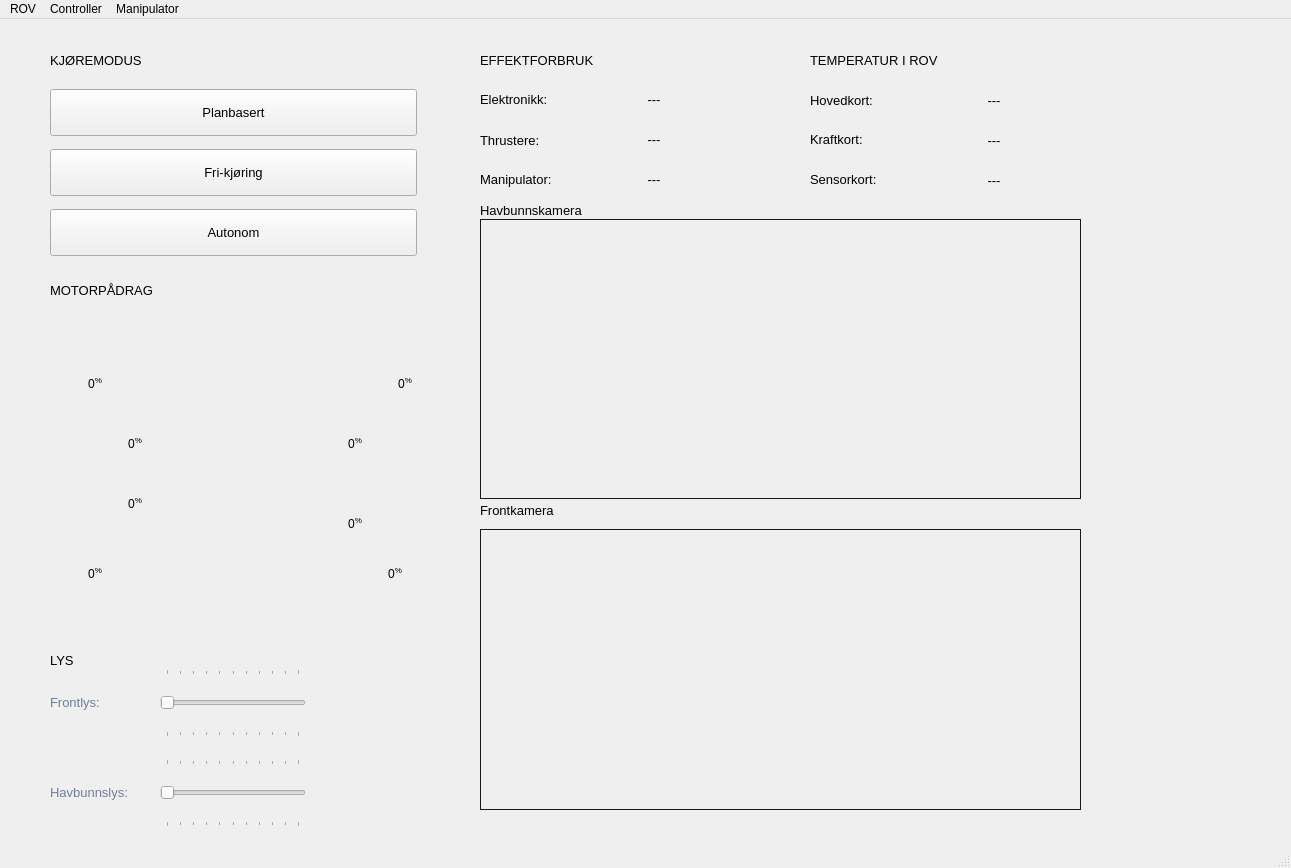
<?xml version="1.0" encoding="UTF-8"?>
<ui version="4.0">
 <class>MainWindow</class>
 <widget class="QMainWindow" name="MainWindow">
  <property name="geometry">
   <rect>
    <x>0</x>
    <y>0</y>
    <width>1291</width>
    <height>868</height>
   </rect>
  </property>
  <property name="windowTitle">
   <string>MainWindow</string>
  </property>
  <widget class="QWidget" name="centralwidget">
   <widget class="QLabel" name="label_3">
    <property name="geometry">
     <rect>
      <x>230</x>
      <y>650</y>
      <width>101</width>
      <height>21</height>
     </rect>
    </property>
    <property name="text">
     <string/>
    </property>
   </widget>
   <widget class="QPushButton" name="btn_manuell">
    <property name="geometry">
     <rect>
      <x>50</x>
      <y>70</y>
      <width>367</width>
      <height>47</height>
     </rect>
    </property>
    <property name="sizePolicy">
     <sizepolicy hsizetype="Preferred" vsizetype="Preferred">
      <horstretch>0</horstretch>
      <verstretch>0</verstretch>
     </sizepolicy>
    </property>
    <property name="minimumSize">
     <size>
      <width>0</width>
      <height>0</height>
     </size>
    </property>
    <property name="maximumSize">
     <size>
      <width>16777215</width>
      <height>16777215</height>
     </size>
    </property>
    <property name="font">
     <font>
      <pointsize>10</pointsize>
      <weight>50</weight>
      <italic>false</italic>
      <bold>false</bold>
     </font>
    </property>
    <property name="cursor">
     <cursorShape>PointingHandCursor</cursorShape>
    </property>
    <property name="text">
     <string>Planbasert</string>
    </property>
    <property name="checkable">
     <bool>false</bool>
    </property>
    <property name="checked">
     <bool>false</bool>
    </property>
    <property name="autoRepeat">
     <bool>false</bool>
    </property>
   </widget>
   <widget class="QPushButton" name="btn_manuell_2">
    <property name="geometry">
     <rect>
      <x>50</x>
      <y>130</y>
      <width>367</width>
      <height>47</height>
     </rect>
    </property>
    <property name="sizePolicy">
     <sizepolicy hsizetype="Preferred" vsizetype="Preferred">
      <horstretch>0</horstretch>
      <verstretch>0</verstretch>
     </sizepolicy>
    </property>
    <property name="minimumSize">
     <size>
      <width>0</width>
      <height>0</height>
     </size>
    </property>
    <property name="maximumSize">
     <size>
      <width>16777215</width>
      <height>16777215</height>
     </size>
    </property>
    <property name="font">
     <font>
      <pointsize>10</pointsize>
      <weight>50</weight>
      <italic>false</italic>
      <bold>false</bold>
     </font>
    </property>
    <property name="cursor">
     <cursorShape>PointingHandCursor</cursorShape>
    </property>
    <property name="text">
     <string>Fri-kjøring</string>
    </property>
    <property name="checkable">
     <bool>false</bool>
    </property>
    <property name="checked">
     <bool>false</bool>
    </property>
    <property name="autoRepeat">
     <bool>false</bool>
    </property>
   </widget>
   <widget class="QPushButton" name="btn_manuell_3">
    <property name="geometry">
     <rect>
      <x>50</x>
      <y>190</y>
      <width>367</width>
      <height>47</height>
     </rect>
    </property>
    <property name="sizePolicy">
     <sizepolicy hsizetype="Preferred" vsizetype="Preferred">
      <horstretch>0</horstretch>
      <verstretch>0</verstretch>
     </sizepolicy>
    </property>
    <property name="minimumSize">
     <size>
      <width>0</width>
      <height>0</height>
     </size>
    </property>
    <property name="maximumSize">
     <size>
      <width>16777215</width>
      <height>16777215</height>
     </size>
    </property>
    <property name="font">
     <font>
      <pointsize>10</pointsize>
      <weight>50</weight>
      <italic>false</italic>
      <bold>false</bold>
     </font>
    </property>
    <property name="cursor">
     <cursorShape>PointingHandCursor</cursorShape>
    </property>
    <property name="text">
     <string>Autonom</string>
    </property>
    <property name="checkable">
     <bool>false</bool>
    </property>
    <property name="checked">
     <bool>false</bool>
    </property>
    <property name="autoRepeat">
     <bool>false</bool>
    </property>
   </widget>
   <widget class="QLabel" name="img_manipulator_2">
    <property name="geometry">
     <rect>
      <x>110</x>
      <y>280</y>
      <width>280</width>
      <height>330</height>
     </rect>
    </property>
    <property name="sizePolicy">
     <sizepolicy hsizetype="Preferred" vsizetype="Preferred">
      <horstretch>0</horstretch>
      <verstretch>0</verstretch>
     </sizepolicy>
    </property>
    <property name="minimumSize">
     <size>
      <width>0</width>
      <height>0</height>
     </size>
    </property>
    <property name="maximumSize">
     <size>
      <width>16777215</width>
      <height>16777215</height>
     </size>
    </property>
    <property name="sizeIncrement">
     <size>
      <width>0</width>
      <height>0</height>
     </size>
    </property>
    <property name="autoFillBackground">
     <bool>false</bool>
    </property>
    <property name="styleSheet">
     <string notr="true"/>
    </property>
    <property name="text">
     <string/>
    </property>
    <property name="pixmap">
     <pixmap resource="../../schoolrepos/uis-subsea/Subsea_QT_GUI/resources.qrc">:/images/images/motorpaadrag.png</pixmap>
    </property>
    <property name="scaledContents">
     <bool>true</bool>
    </property>
    <property name="alignment">
     <set>Qt::AlignCenter</set>
    </property>
    <property name="margin">
     <number>0</number>
    </property>
   </widget>
   <widget class="QLabel" name="label_percentage_VVF">
    <property name="geometry">
     <rect>
      <x>70</x>
      <y>350</y>
      <width>50</width>
      <height>30</height>
     </rect>
    </property>
    <property name="font">
     <font>
      <pointsize>9</pointsize>
     </font>
    </property>
    <property name="autoFillBackground">
     <bool>false</bool>
    </property>
    <property name="styleSheet">
     <string notr="true">background: transparent;</string>
    </property>
    <property name="text">
     <string>&lt;html&gt;&lt;head/&gt;&lt;body&gt;&lt;span&gt;0&lt;/span&gt;&lt;span style=&quot;vertical-align:super;&quot;&gt;%&lt;/span&gt;&lt;/body&gt;&lt;/html&gt;</string>
    </property>
    <property name="scaledContents">
     <bool>false</bool>
    </property>
    <property name="alignment">
     <set>Qt::AlignCenter</set>
    </property>
    <property name="wordWrap">
     <bool>false</bool>
    </property>
   </widget>
   <widget class="QLabel" name="label_percentage_VVF_2">
    <property name="geometry">
     <rect>
      <x>380</x>
      <y>350</y>
      <width>50</width>
      <height>30</height>
     </rect>
    </property>
    <property name="font">
     <font>
      <pointsize>9</pointsize>
     </font>
    </property>
    <property name="autoFillBackground">
     <bool>false</bool>
    </property>
    <property name="styleSheet">
     <string notr="true">background: transparent;</string>
    </property>
    <property name="text">
     <string>&lt;html&gt;&lt;head/&gt;&lt;body&gt;&lt;span&gt;0&lt;/span&gt;&lt;span style=&quot;vertical-align:super;&quot;&gt;%&lt;/span&gt;&lt;/body&gt;&lt;/html&gt;</string>
    </property>
    <property name="scaledContents">
     <bool>false</bool>
    </property>
    <property name="alignment">
     <set>Qt::AlignCenter</set>
    </property>
    <property name="wordWrap">
     <bool>false</bool>
    </property>
   </widget>
   <widget class="QLabel" name="label_percentage_VVF_3">
    <property name="geometry">
     <rect>
      <x>70</x>
      <y>540</y>
      <width>50</width>
      <height>30</height>
     </rect>
    </property>
    <property name="font">
     <font>
      <pointsize>9</pointsize>
     </font>
    </property>
    <property name="autoFillBackground">
     <bool>false</bool>
    </property>
    <property name="styleSheet">
     <string notr="true">background: transparent;</string>
    </property>
    <property name="text">
     <string>&lt;html&gt;&lt;head/&gt;&lt;body&gt;&lt;span&gt;0&lt;/span&gt;&lt;span style=&quot;vertical-align:super;&quot;&gt;%&lt;/span&gt;&lt;/body&gt;&lt;/html&gt;</string>
    </property>
    <property name="scaledContents">
     <bool>false</bool>
    </property>
    <property name="alignment">
     <set>Qt::AlignCenter</set>
    </property>
    <property name="wordWrap">
     <bool>false</bool>
    </property>
   </widget>
   <widget class="QLabel" name="label_percentage_VVF_4">
    <property name="geometry">
     <rect>
      <x>370</x>
      <y>540</y>
      <width>50</width>
      <height>30</height>
     </rect>
    </property>
    <property name="font">
     <font>
      <pointsize>9</pointsize>
     </font>
    </property>
    <property name="autoFillBackground">
     <bool>false</bool>
    </property>
    <property name="styleSheet">
     <string notr="true">background: transparent;</string>
    </property>
    <property name="text">
     <string>&lt;html&gt;&lt;head/&gt;&lt;body&gt;&lt;span&gt;0&lt;/span&gt;&lt;span style=&quot;vertical-align:super;&quot;&gt;%&lt;/span&gt;&lt;/body&gt;&lt;/html&gt;</string>
    </property>
    <property name="scaledContents">
     <bool>false</bool>
    </property>
    <property name="alignment">
     <set>Qt::AlignCenter</set>
    </property>
    <property name="wordWrap">
     <bool>false</bool>
    </property>
   </widget>
   <widget class="QLabel" name="label_percentage_VVF_5">
    <property name="geometry">
     <rect>
      <x>330</x>
      <y>410</y>
      <width>50</width>
      <height>30</height>
     </rect>
    </property>
    <property name="font">
     <font>
      <pointsize>9</pointsize>
     </font>
    </property>
    <property name="autoFillBackground">
     <bool>false</bool>
    </property>
    <property name="styleSheet">
     <string notr="true">background: transparent;</string>
    </property>
    <property name="text">
     <string>&lt;html&gt;&lt;head/&gt;&lt;body&gt;&lt;span&gt;0&lt;/span&gt;&lt;span style=&quot;vertical-align:super;&quot;&gt;%&lt;/span&gt;&lt;/body&gt;&lt;/html&gt;</string>
    </property>
    <property name="scaledContents">
     <bool>false</bool>
    </property>
    <property name="alignment">
     <set>Qt::AlignCenter</set>
    </property>
    <property name="wordWrap">
     <bool>false</bool>
    </property>
   </widget>
   <widget class="QLabel" name="label_percentage_VVF_6">
    <property name="geometry">
     <rect>
      <x>330</x>
      <y>490</y>
      <width>50</width>
      <height>30</height>
     </rect>
    </property>
    <property name="font">
     <font>
      <pointsize>9</pointsize>
     </font>
    </property>
    <property name="autoFillBackground">
     <bool>false</bool>
    </property>
    <property name="styleSheet">
     <string notr="true">background: transparent;</string>
    </property>
    <property name="text">
     <string>&lt;html&gt;&lt;head/&gt;&lt;body&gt;&lt;span&gt;0&lt;/span&gt;&lt;span style=&quot;vertical-align:super;&quot;&gt;%&lt;/span&gt;&lt;/body&gt;&lt;/html&gt;</string>
    </property>
    <property name="scaledContents">
     <bool>false</bool>
    </property>
    <property name="alignment">
     <set>Qt::AlignCenter</set>
    </property>
    <property name="wordWrap">
     <bool>false</bool>
    </property>
   </widget>
   <widget class="QLabel" name="label_percentage_VVF_7">
    <property name="geometry">
     <rect>
      <x>110</x>
      <y>410</y>
      <width>50</width>
      <height>30</height>
     </rect>
    </property>
    <property name="font">
     <font>
      <pointsize>9</pointsize>
     </font>
    </property>
    <property name="autoFillBackground">
     <bool>false</bool>
    </property>
    <property name="styleSheet">
     <string notr="true">background: transparent;</string>
    </property>
    <property name="text">
     <string>&lt;html&gt;&lt;head/&gt;&lt;body&gt;&lt;span&gt;0&lt;/span&gt;&lt;span style=&quot;vertical-align:super;&quot;&gt;%&lt;/span&gt;&lt;/body&gt;&lt;/html&gt;</string>
    </property>
    <property name="scaledContents">
     <bool>false</bool>
    </property>
    <property name="alignment">
     <set>Qt::AlignCenter</set>
    </property>
    <property name="wordWrap">
     <bool>false</bool>
    </property>
   </widget>
   <widget class="QLabel" name="label_percentage_VVF_8">
    <property name="geometry">
     <rect>
      <x>110</x>
      <y>470</y>
      <width>50</width>
      <height>30</height>
     </rect>
    </property>
    <property name="font">
     <font>
      <pointsize>9</pointsize>
     </font>
    </property>
    <property name="autoFillBackground">
     <bool>false</bool>
    </property>
    <property name="styleSheet">
     <string notr="true">background: transparent;</string>
    </property>
    <property name="text">
     <string>&lt;html&gt;&lt;head/&gt;&lt;body&gt;&lt;span&gt;0&lt;/span&gt;&lt;span style=&quot;vertical-align:super;&quot;&gt;%&lt;/span&gt;&lt;/body&gt;&lt;/html&gt;</string>
    </property>
    <property name="scaledContents">
     <bool>false</bool>
    </property>
    <property name="alignment">
     <set>Qt::AlignCenter</set>
    </property>
    <property name="wordWrap">
     <bool>false</bool>
    </property>
   </widget>
   <widget class="QLabel" name="title_kjoremodus">
    <property name="geometry">
     <rect>
      <x>50</x>
      <y>30</y>
      <width>367</width>
      <height>23</height>
     </rect>
    </property>
    <property name="minimumSize">
     <size>
      <width>0</width>
      <height>0</height>
     </size>
    </property>
    <property name="maximumSize">
     <size>
      <width>16777215</width>
      <height>16777215</height>
     </size>
    </property>
    <property name="font">
     <font>
      <pointsize>10</pointsize>
      <weight>50</weight>
      <italic>false</italic>
      <bold>false</bold>
     </font>
    </property>
    <property name="styleSheet">
     <string notr="true"/>
    </property>
    <property name="text">
     <string>KJØREMODUS</string>
    </property>
   </widget>
   <widget class="QLabel" name="title_motor">
    <property name="geometry">
     <rect>
      <x>50</x>
      <y>260</y>
      <width>378</width>
      <height>23</height>
     </rect>
    </property>
    <property name="font">
     <font>
      <pointsize>10</pointsize>
      <weight>50</weight>
      <italic>false</italic>
      <bold>false</bold>
     </font>
    </property>
    <property name="text">
     <string>MOTORPÅDRAG</string>
    </property>
   </widget>
   <widget class="QLabel" name="title_temp_ROV">
    <property name="geometry">
     <rect>
      <x>810</x>
      <y>30</y>
      <width>171</width>
      <height>23</height>
     </rect>
    </property>
    <property name="maximumSize">
     <size>
      <width>16777215</width>
      <height>16777215</height>
     </size>
    </property>
    <property name="font">
     <font>
      <pointsize>10</pointsize>
      <weight>50</weight>
      <italic>false</italic>
      <bold>false</bold>
     </font>
    </property>
    <property name="text">
     <string>TEMPERATUR I ROV</string>
    </property>
    <property name="textFormat">
     <enum>Qt::PlainText</enum>
    </property>
   </widget>
   <widget class="QLabel" name="text_hovedkort">
    <property name="geometry">
     <rect>
      <x>810</x>
      <y>60</y>
      <width>90</width>
      <height>42</height>
     </rect>
    </property>
    <property name="minimumSize">
     <size>
      <width>0</width>
      <height>0</height>
     </size>
    </property>
    <property name="maximumSize">
     <size>
      <width>16777215</width>
      <height>16777215</height>
     </size>
    </property>
    <property name="font">
     <font>
      <pointsize>10</pointsize>
      <weight>50</weight>
      <italic>false</italic>
      <bold>false</bold>
     </font>
    </property>
    <property name="text">
     <string>Hovedkort:</string>
    </property>
    <property name="textFormat">
     <enum>Qt::PlainText</enum>
    </property>
    <property name="alignment">
     <set>Qt::AlignLeading|Qt::AlignLeft|Qt::AlignVCenter</set>
    </property>
    <property name="colorStyle" stdset="0">
     <string>subTitle</string>
    </property>
   </widget>
   <widget class="QLabel" name="text_kraftkort">
    <property name="geometry">
     <rect>
      <x>810</x>
      <y>100</y>
      <width>90</width>
      <height>42</height>
     </rect>
    </property>
    <property name="minimumSize">
     <size>
      <width>0</width>
      <height>0</height>
     </size>
    </property>
    <property name="font">
     <font>
      <pointsize>10</pointsize>
      <weight>50</weight>
      <italic>false</italic>
      <bold>false</bold>
     </font>
    </property>
    <property name="text">
     <string>Kraftkort:</string>
    </property>
    <property name="textFormat">
     <enum>Qt::RichText</enum>
    </property>
    <property name="colorStyle" stdset="0">
     <string>subTitle</string>
    </property>
   </widget>
   <widget class="QLabel" name="text_sensorkort">
    <property name="geometry">
     <rect>
      <x>810</x>
      <y>140</y>
      <width>90</width>
      <height>41</height>
     </rect>
    </property>
    <property name="minimumSize">
     <size>
      <width>0</width>
      <height>0</height>
     </size>
    </property>
    <property name="font">
     <font>
      <pointsize>10</pointsize>
      <weight>50</weight>
      <italic>false</italic>
      <bold>false</bold>
     </font>
    </property>
    <property name="text">
     <string>Sensorkort:</string>
    </property>
    <property name="textFormat">
     <enum>Qt::RichText</enum>
    </property>
    <property name="colorStyle" stdset="0">
     <string>subTitle</string>
    </property>
   </widget>
   <widget class="QLabel" name="label_temp_ROV_hovedkort">
    <property name="geometry">
     <rect>
      <x>950</x>
      <y>60</y>
      <width>88</width>
      <height>42</height>
     </rect>
    </property>
    <property name="minimumSize">
     <size>
      <width>0</width>
      <height>0</height>
     </size>
    </property>
    <property name="maximumSize">
     <size>
      <width>16777215</width>
      <height>16777215</height>
     </size>
    </property>
    <property name="font">
     <font>
      <pointsize>10</pointsize>
      <weight>50</weight>
      <italic>false</italic>
      <bold>false</bold>
     </font>
    </property>
    <property name="frameShape">
     <enum>QFrame::NoFrame</enum>
    </property>
    <property name="lineWidth">
     <number>0</number>
    </property>
    <property name="midLineWidth">
     <number>0</number>
    </property>
    <property name="text">
     <string>---</string>
    </property>
    <property name="alignment">
     <set>Qt::AlignCenter</set>
    </property>
    <property name="margin">
     <number>0</number>
    </property>
    <property name="labelStyle" stdset="0">
     <string>blackBg</string>
    </property>
    <property name="labelStyle2" stdset="0">
     <string>whiteBg</string>
    </property>
   </widget>
   <widget class="QLabel" name="label_temp_ROV_hovedkort_2">
    <property name="geometry">
     <rect>
      <x>950</x>
      <y>100</y>
      <width>88</width>
      <height>42</height>
     </rect>
    </property>
    <property name="minimumSize">
     <size>
      <width>0</width>
      <height>0</height>
     </size>
    </property>
    <property name="maximumSize">
     <size>
      <width>16777215</width>
      <height>16777215</height>
     </size>
    </property>
    <property name="font">
     <font>
      <pointsize>10</pointsize>
      <weight>50</weight>
      <italic>false</italic>
      <bold>false</bold>
     </font>
    </property>
    <property name="frameShape">
     <enum>QFrame::NoFrame</enum>
    </property>
    <property name="lineWidth">
     <number>0</number>
    </property>
    <property name="midLineWidth">
     <number>0</number>
    </property>
    <property name="text">
     <string>---</string>
    </property>
    <property name="alignment">
     <set>Qt::AlignCenter</set>
    </property>
    <property name="margin">
     <number>0</number>
    </property>
    <property name="labelStyle" stdset="0">
     <string>blackBg</string>
    </property>
    <property name="labelStyle2" stdset="0">
     <string>whiteBg</string>
    </property>
   </widget>
   <widget class="QLabel" name="label_temp_ROV_hovedkort_3">
    <property name="geometry">
     <rect>
      <x>950</x>
      <y>140</y>
      <width>88</width>
      <height>42</height>
     </rect>
    </property>
    <property name="minimumSize">
     <size>
      <width>0</width>
      <height>0</height>
     </size>
    </property>
    <property name="maximumSize">
     <size>
      <width>16777215</width>
      <height>16777215</height>
     </size>
    </property>
    <property name="font">
     <font>
      <pointsize>10</pointsize>
      <weight>50</weight>
      <italic>false</italic>
      <bold>false</bold>
     </font>
    </property>
    <property name="frameShape">
     <enum>QFrame::NoFrame</enum>
    </property>
    <property name="lineWidth">
     <number>0</number>
    </property>
    <property name="midLineWidth">
     <number>0</number>
    </property>
    <property name="text">
     <string>---</string>
    </property>
    <property name="alignment">
     <set>Qt::AlignCenter</set>
    </property>
    <property name="margin">
     <number>0</number>
    </property>
    <property name="labelStyle" stdset="0">
     <string>blackBg</string>
    </property>
    <property name="labelStyle2" stdset="0">
     <string>whiteBg</string>
    </property>
   </widget>
   <widget class="QLabel" name="lys_title">
    <property name="geometry">
     <rect>
      <x>50</x>
      <y>630</y>
      <width>130</width>
      <height>23</height>
     </rect>
    </property>
    <property name="minimumSize">
     <size>
      <width>0</width>
      <height>0</height>
     </size>
    </property>
    <property name="maximumSize">
     <size>
      <width>16777215</width>
      <height>16777215</height>
     </size>
    </property>
    <property name="font">
     <font>
      <pointsize>10</pointsize>
      <weight>50</weight>
      <italic>false</italic>
      <bold>false</bold>
     </font>
    </property>
    <property name="text">
     <string>LYS</string>
    </property>
    <property name="textFormat">
     <enum>Qt::PlainText</enum>
    </property>
   </widget>
   <widget class="QLabel" name="text_lys_forward">
    <property name="geometry">
     <rect>
      <x>50</x>
      <y>650</y>
      <width>130</width>
      <height>68</height>
     </rect>
    </property>
    <property name="minimumSize">
     <size>
      <width>0</width>
      <height>0</height>
     </size>
    </property>
    <property name="maximumSize">
     <size>
      <width>16777215</width>
      <height>16777215</height>
     </size>
    </property>
    <property name="font">
     <font>
      <pointsize>10</pointsize>
      <weight>50</weight>
      <italic>false</italic>
      <bold>false</bold>
     </font>
    </property>
    <property name="styleSheet">
     <string notr="true">color: rgb(113, 126, 149);</string>
    </property>
    <property name="text">
     <string>Frontlys:</string>
    </property>
    <property name="textFormat">
     <enum>Qt::RichText</enum>
    </property>
    <property name="colorStyle" stdset="0">
     <string>subTitle</string>
    </property>
   </widget>
   <widget class="QSlider" name="slider_lys_forward">
    <property name="geometry">
     <rect>
      <x>160</x>
      <y>650</y>
      <width>146</width>
      <height>68</height>
     </rect>
    </property>
    <property name="sizePolicy">
     <sizepolicy hsizetype="Preferred" vsizetype="Preferred">
      <horstretch>0</horstretch>
      <verstretch>0</verstretch>
     </sizepolicy>
    </property>
    <property name="minimumSize">
     <size>
      <width>0</width>
      <height>68</height>
     </size>
    </property>
    <property name="maximumSize">
     <size>
      <width>16777215</width>
      <height>68</height>
     </size>
    </property>
    <property name="font">
     <font>
      <pointsize>10</pointsize>
      <weight>50</weight>
      <italic>false</italic>
      <bold>false</bold>
     </font>
    </property>
    <property name="styleSheet">
     <string notr="true"/>
    </property>
    <property name="maximum">
     <number>100</number>
    </property>
    <property name="orientation">
     <enum>Qt::Horizontal</enum>
    </property>
    <property name="invertedAppearance">
     <bool>false</bool>
    </property>
    <property name="invertedControls">
     <bool>false</bool>
    </property>
    <property name="tickPosition">
     <enum>QSlider::TicksBothSides</enum>
    </property>
    <property name="tickInterval">
     <number>10</number>
    </property>
   </widget>
   <widget class="QLabel" name="text_lys_down">
    <property name="geometry">
     <rect>
      <x>50</x>
      <y>740</y>
      <width>130</width>
      <height>68</height>
     </rect>
    </property>
    <property name="minimumSize">
     <size>
      <width>0</width>
      <height>0</height>
     </size>
    </property>
    <property name="maximumSize">
     <size>
      <width>16777215</width>
      <height>16777215</height>
     </size>
    </property>
    <property name="font">
     <font>
      <pointsize>10</pointsize>
      <weight>50</weight>
      <italic>false</italic>
      <bold>false</bold>
     </font>
    </property>
    <property name="styleSheet">
     <string notr="true">color: rgb(113, 126, 149);</string>
    </property>
    <property name="text">
     <string>Havbunnslys:</string>
    </property>
    <property name="textFormat">
     <enum>Qt::RichText</enum>
    </property>
    <property name="colorStyle" stdset="0">
     <string>subTitle</string>
    </property>
   </widget>
   <widget class="QSlider" name="slider_lys_forward_2">
    <property name="geometry">
     <rect>
      <x>160</x>
      <y>740</y>
      <width>146</width>
      <height>68</height>
     </rect>
    </property>
    <property name="sizePolicy">
     <sizepolicy hsizetype="Preferred" vsizetype="Preferred">
      <horstretch>0</horstretch>
      <verstretch>0</verstretch>
     </sizepolicy>
    </property>
    <property name="minimumSize">
     <size>
      <width>0</width>
      <height>68</height>
     </size>
    </property>
    <property name="maximumSize">
     <size>
      <width>16777215</width>
      <height>68</height>
     </size>
    </property>
    <property name="font">
     <font>
      <pointsize>10</pointsize>
      <weight>50</weight>
      <italic>false</italic>
      <bold>false</bold>
     </font>
    </property>
    <property name="styleSheet">
     <string notr="true"/>
    </property>
    <property name="maximum">
     <number>100</number>
    </property>
    <property name="orientation">
     <enum>Qt::Horizontal</enum>
    </property>
    <property name="invertedAppearance">
     <bool>false</bool>
    </property>
    <property name="invertedControls">
     <bool>false</bool>
    </property>
    <property name="tickPosition">
     <enum>QSlider::TicksBothSides</enum>
    </property>
    <property name="tickInterval">
     <number>10</number>
    </property>
   </widget>
   <widget class="QFrame" name="QVBoxLayout_2">
    <property name="geometry">
     <rect>
      <x>480</x>
      <y>200</y>
      <width>601</width>
      <height>280</height>
     </rect>
    </property>
    <property name="sizePolicy">
     <sizepolicy hsizetype="Preferred" vsizetype="Preferred">
      <horstretch>0</horstretch>
      <verstretch>8</verstretch>
     </sizepolicy>
    </property>
    <property name="minimumSize">
     <size>
      <width>0</width>
      <height>280</height>
     </size>
    </property>
    <property name="maximumSize">
     <size>
      <width>16777215</width>
      <height>16777215</height>
     </size>
    </property>
    <property name="styleSheet">
     <string notr="true">border: 1px solid rgb(23, 25, 30);</string>
    </property>
    <property name="frameShape">
     <enum>QFrame::NoFrame</enum>
    </property>
    <layout class="QVBoxLayout" name="QVBoxLayout">
     <property name="spacing">
      <number>0</number>
     </property>
     <property name="leftMargin">
      <number>0</number>
     </property>
     <property name="topMargin">
      <number>0</number>
     </property>
     <property name="rightMargin">
      <number>0</number>
     </property>
     <property name="bottomMargin">
      <number>0</number>
     </property>
    </layout>
   </widget>
   <widget class="QLabel" name="title_video">
    <property name="geometry">
     <rect>
      <x>480</x>
      <y>180</y>
      <width>367</width>
      <height>23</height>
     </rect>
    </property>
    <property name="maximumSize">
     <size>
      <width>16777215</width>
      <height>16777215</height>
     </size>
    </property>
    <property name="font">
     <font>
      <pointsize>10</pointsize>
      <weight>50</weight>
      <italic>false</italic>
      <bold>false</bold>
     </font>
    </property>
    <property name="styleSheet">
     <string notr="true"/>
    </property>
    <property name="text">
     <string>Havbunnskamera</string>
    </property>
   </widget>
   <widget class="QLabel" name="title_effektforbruk">
    <property name="geometry">
     <rect>
      <x>480</x>
      <y>30</y>
      <width>182</width>
      <height>23</height>
     </rect>
    </property>
    <property name="minimumSize">
     <size>
      <width>0</width>
      <height>0</height>
     </size>
    </property>
    <property name="maximumSize">
     <size>
      <width>16777215</width>
      <height>16777215</height>
     </size>
    </property>
    <property name="font">
     <font>
      <pointsize>10</pointsize>
      <weight>50</weight>
      <italic>false</italic>
      <bold>false</bold>
     </font>
    </property>
    <property name="styleSheet">
     <string notr="true"/>
    </property>
    <property name="text">
     <string>EFFEKTFORBRUK</string>
    </property>
   </widget>
   <widget class="QLabel" name="text_effekt_elektronikk">
    <property name="geometry">
     <rect>
      <x>480</x>
      <y>60</y>
      <width>90</width>
      <height>41</height>
     </rect>
    </property>
    <property name="minimumSize">
     <size>
      <width>0</width>
      <height>0</height>
     </size>
    </property>
    <property name="maximumSize">
     <size>
      <width>16777215</width>
      <height>16777215</height>
     </size>
    </property>
    <property name="font">
     <font>
      <pointsize>10</pointsize>
      <weight>50</weight>
      <italic>false</italic>
      <bold>false</bold>
     </font>
    </property>
    <property name="text">
     <string>Elektronikk:</string>
    </property>
    <property name="textFormat">
     <enum>Qt::RichText</enum>
    </property>
    <property name="colorStyle" stdset="0">
     <string>subTitle</string>
    </property>
   </widget>
   <widget class="QLabel" name="text_effekt_thrustere">
    <property name="geometry">
     <rect>
      <x>480</x>
      <y>100</y>
      <width>90</width>
      <height>42</height>
     </rect>
    </property>
    <property name="minimumSize">
     <size>
      <width>0</width>
      <height>0</height>
     </size>
    </property>
    <property name="maximumSize">
     <size>
      <width>16777215</width>
      <height>16777215</height>
     </size>
    </property>
    <property name="font">
     <font>
      <pointsize>10</pointsize>
      <weight>50</weight>
      <italic>false</italic>
      <bold>false</bold>
     </font>
    </property>
    <property name="text">
     <string>Thrustere:</string>
    </property>
    <property name="textFormat">
     <enum>Qt::PlainText</enum>
    </property>
    <property name="colorStyle" stdset="0">
     <string>subTitle</string>
    </property>
   </widget>
   <widget class="QLabel" name="text_effekt_manipulator">
    <property name="geometry">
     <rect>
      <x>480</x>
      <y>140</y>
      <width>90</width>
      <height>41</height>
     </rect>
    </property>
    <property name="minimumSize">
     <size>
      <width>0</width>
      <height>0</height>
     </size>
    </property>
    <property name="maximumSize">
     <size>
      <width>16777215</width>
      <height>16777215</height>
     </size>
    </property>
    <property name="font">
     <font>
      <pointsize>10</pointsize>
      <weight>50</weight>
      <italic>false</italic>
      <bold>false</bold>
     </font>
    </property>
    <property name="text">
     <string>Manipulator:</string>
    </property>
    <property name="textFormat">
     <enum>Qt::RichText</enum>
    </property>
    <property name="colorStyle" stdset="0">
     <string>subTitle</string>
    </property>
   </widget>
   <widget class="QLabel" name="label_effekt_elektronikk">
    <property name="geometry">
     <rect>
      <x>610</x>
      <y>60</y>
      <width>88</width>
      <height>41</height>
     </rect>
    </property>
    <property name="minimumSize">
     <size>
      <width>0</width>
      <height>0</height>
     </size>
    </property>
    <property name="maximumSize">
     <size>
      <width>16777215</width>
      <height>16777215</height>
     </size>
    </property>
    <property name="font">
     <font>
      <pointsize>10</pointsize>
      <weight>50</weight>
      <italic>false</italic>
      <bold>false</bold>
     </font>
    </property>
    <property name="frameShape">
     <enum>QFrame::NoFrame</enum>
    </property>
    <property name="lineWidth">
     <number>0</number>
    </property>
    <property name="midLineWidth">
     <number>0</number>
    </property>
    <property name="text">
     <string>---</string>
    </property>
    <property name="alignment">
     <set>Qt::AlignCenter</set>
    </property>
    <property name="margin">
     <number>0</number>
    </property>
    <property name="labelStyle" stdset="0">
     <string>blackBg</string>
    </property>
    <property name="labelStyle2" stdset="0">
     <string>whiteBg</string>
    </property>
   </widget>
   <widget class="QLabel" name="label_effekt_elektronikk_2">
    <property name="geometry">
     <rect>
      <x>610</x>
      <y>100</y>
      <width>88</width>
      <height>41</height>
     </rect>
    </property>
    <property name="minimumSize">
     <size>
      <width>0</width>
      <height>0</height>
     </size>
    </property>
    <property name="maximumSize">
     <size>
      <width>16777215</width>
      <height>16777215</height>
     </size>
    </property>
    <property name="font">
     <font>
      <pointsize>10</pointsize>
      <weight>50</weight>
      <italic>false</italic>
      <bold>false</bold>
     </font>
    </property>
    <property name="frameShape">
     <enum>QFrame::NoFrame</enum>
    </property>
    <property name="lineWidth">
     <number>0</number>
    </property>
    <property name="midLineWidth">
     <number>0</number>
    </property>
    <property name="text">
     <string>---</string>
    </property>
    <property name="alignment">
     <set>Qt::AlignCenter</set>
    </property>
    <property name="margin">
     <number>0</number>
    </property>
    <property name="labelStyle" stdset="0">
     <string>blackBg</string>
    </property>
    <property name="labelStyle2" stdset="0">
     <string>whiteBg</string>
    </property>
   </widget>
   <widget class="QLabel" name="label_effekt_elektronikk_3">
    <property name="geometry">
     <rect>
      <x>610</x>
      <y>140</y>
      <width>88</width>
      <height>41</height>
     </rect>
    </property>
    <property name="minimumSize">
     <size>
      <width>0</width>
      <height>0</height>
     </size>
    </property>
    <property name="maximumSize">
     <size>
      <width>16777215</width>
      <height>16777215</height>
     </size>
    </property>
    <property name="font">
     <font>
      <pointsize>10</pointsize>
      <weight>50</weight>
      <italic>false</italic>
      <bold>false</bold>
     </font>
    </property>
    <property name="frameShape">
     <enum>QFrame::NoFrame</enum>
    </property>
    <property name="lineWidth">
     <number>0</number>
    </property>
    <property name="midLineWidth">
     <number>0</number>
    </property>
    <property name="text">
     <string>---</string>
    </property>
    <property name="alignment">
     <set>Qt::AlignCenter</set>
    </property>
    <property name="margin">
     <number>0</number>
    </property>
    <property name="labelStyle" stdset="0">
     <string>blackBg</string>
    </property>
    <property name="labelStyle2" stdset="0">
     <string>whiteBg</string>
    </property>
   </widget>
   <widget class="QFrame" name="QVBoxLayout_3">
    <property name="geometry">
     <rect>
      <x>480</x>
      <y>510</y>
      <width>601</width>
      <height>281</height>
     </rect>
    </property>
    <property name="sizePolicy">
     <sizepolicy hsizetype="Preferred" vsizetype="Preferred">
      <horstretch>0</horstretch>
      <verstretch>8</verstretch>
     </sizepolicy>
    </property>
    <property name="minimumSize">
     <size>
      <width>0</width>
      <height>280</height>
     </size>
    </property>
    <property name="maximumSize">
     <size>
      <width>16777215</width>
      <height>16777215</height>
     </size>
    </property>
    <property name="styleSheet">
     <string notr="true">border: 1px solid rgb(23, 25, 30);</string>
    </property>
    <property name="frameShape">
     <enum>QFrame::NoFrame</enum>
    </property>
    <layout class="QVBoxLayout" name="QVBoxLayout_4">
     <property name="spacing">
      <number>0</number>
     </property>
     <property name="leftMargin">
      <number>0</number>
     </property>
     <property name="topMargin">
      <number>0</number>
     </property>
     <property name="rightMargin">
      <number>0</number>
     </property>
     <property name="bottomMargin">
      <number>0</number>
     </property>
    </layout>
   </widget>
   <widget class="QLabel" name="title_video_2">
    <property name="geometry">
     <rect>
      <x>480</x>
      <y>480</y>
      <width>367</width>
      <height>23</height>
     </rect>
    </property>
    <property name="maximumSize">
     <size>
      <width>16777215</width>
      <height>16777215</height>
     </size>
    </property>
    <property name="font">
     <font>
      <pointsize>10</pointsize>
      <weight>50</weight>
      <italic>false</italic>
      <bold>false</bold>
     </font>
    </property>
    <property name="styleSheet">
     <string notr="true"/>
    </property>
    <property name="text">
     <string>Frontkamera</string>
    </property>
   </widget>
  </widget>
  <widget class="QMenuBar" name="menubar">
   <property name="geometry">
    <rect>
     <x>0</x>
     <y>0</y>
     <width>1291</width>
     <height>26</height>
    </rect>
   </property>
   <widget class="QMenu" name="menuUiS_Subsea">
    <property name="title">
     <string>ROV</string>
    </property>
   </widget>
   <widget class="QMenu" name="menuController">
    <property name="title">
     <string>Controller</string>
    </property>
   </widget>
   <widget class="QMenu" name="menuManipulator">
    <property name="title">
     <string>Manipulator</string>
    </property>
   </widget>
   <addaction name="menuUiS_Subsea"/>
   <addaction name="menuController"/>
   <addaction name="menuManipulator"/>
  </widget>
  <widget class="QStatusBar" name="statusbar"/>
 </widget>
 <resources>
  <include location="../../schoolrepos/uis-subsea/Subsea_QT_GUI/resources.qrc"/>
  <include location="resources.qrc"/>
 </resources>
 <connections/>
</ui>
